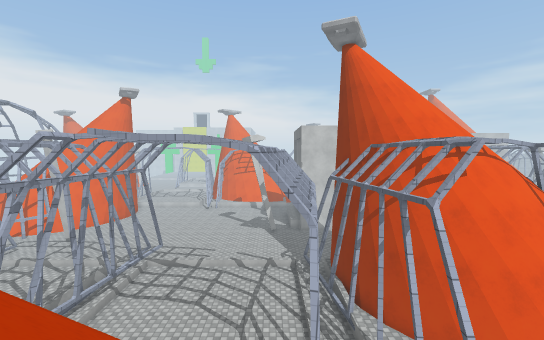
view 1 (above)

24 first-person views from a walk through a scene from a Unity 3-D project. The camera is 1.5 m above the floor, tilts 4° down and sees 90° across. The floor is counted in squares, 1 m on a side. Each view is taken from the middle of a square. On the plan, view 1 faces up. The plan holds only what a view shows up to about 14 squares ahead; the rest is blank. The place goes on beyond the plan. The player character is not drawn. Surface patterns are stand-ins for the level's own textures.

view 2
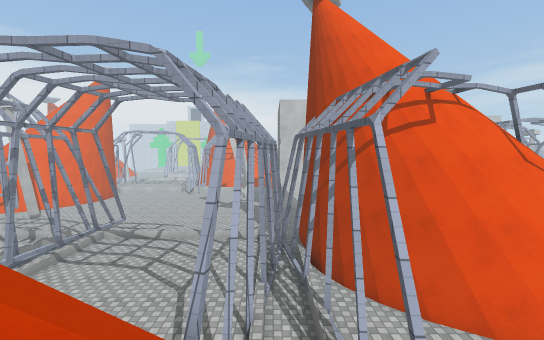

view 3
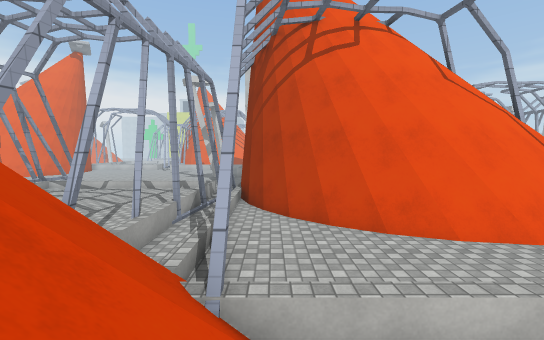

view 4
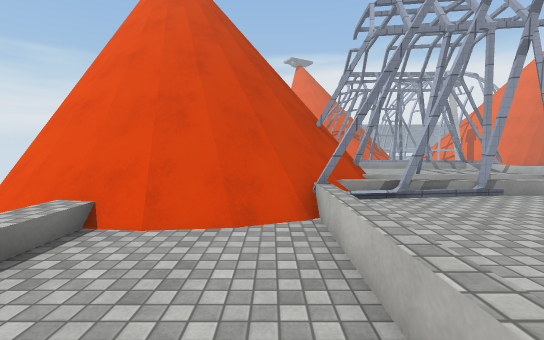

view 5
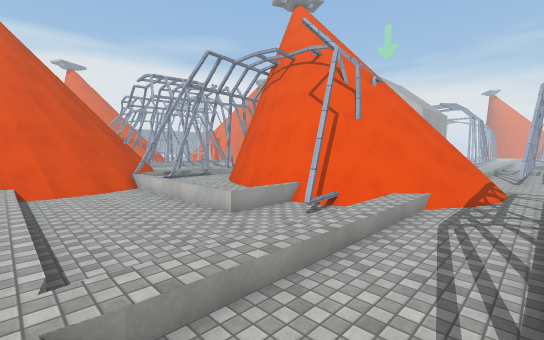

view 6
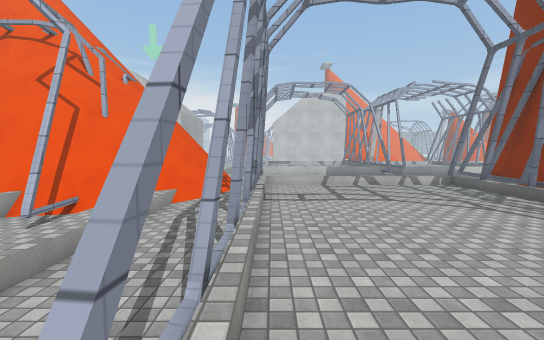

view 7
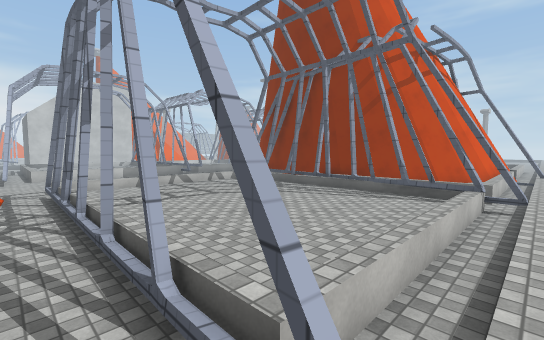

view 8
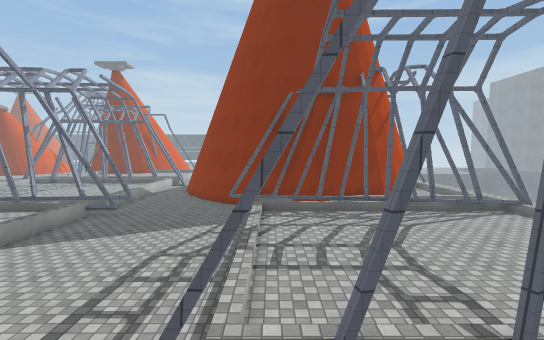

view 9
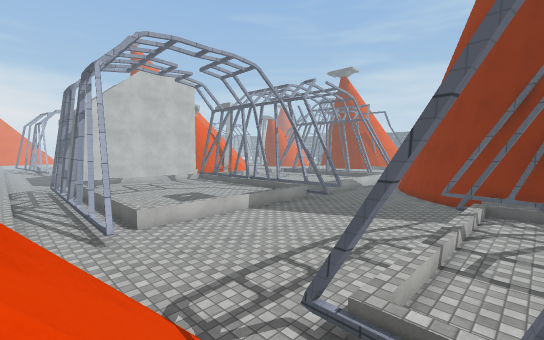

view 10
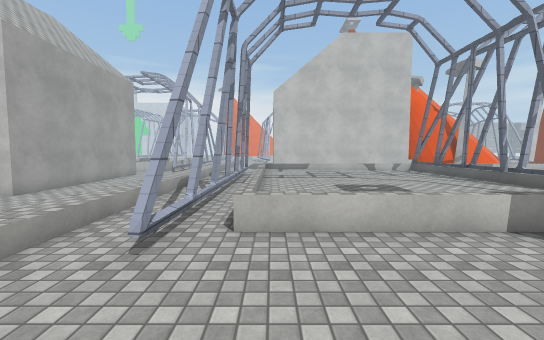

view 11
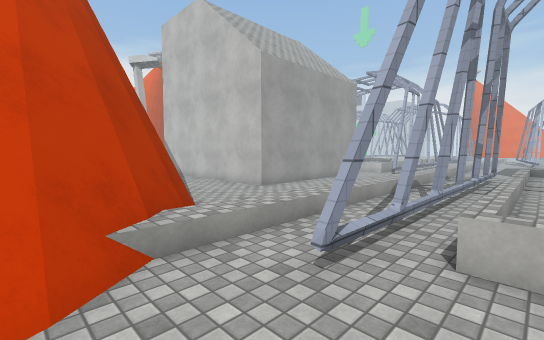

view 12
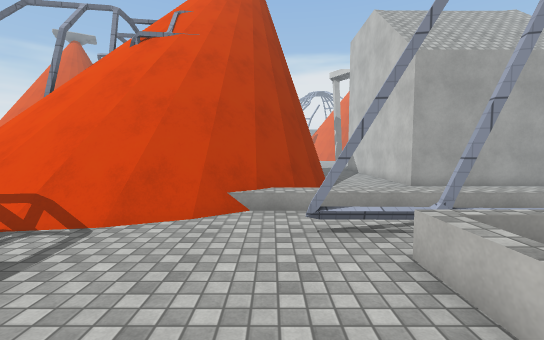

view 13
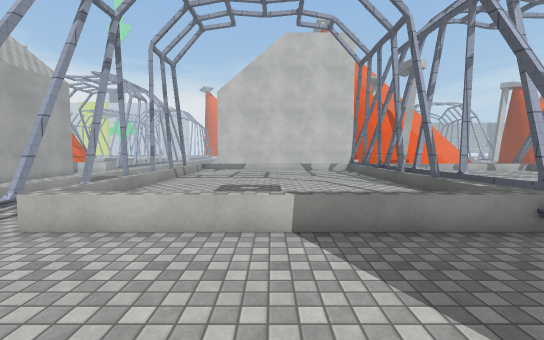

view 14
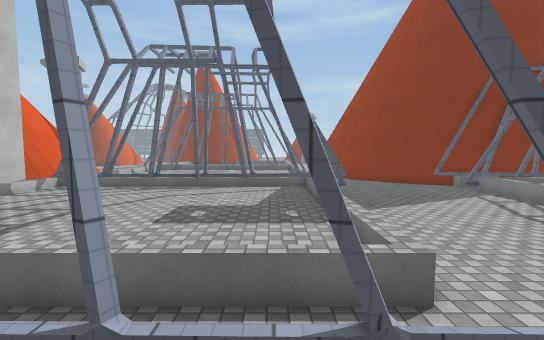

view 15
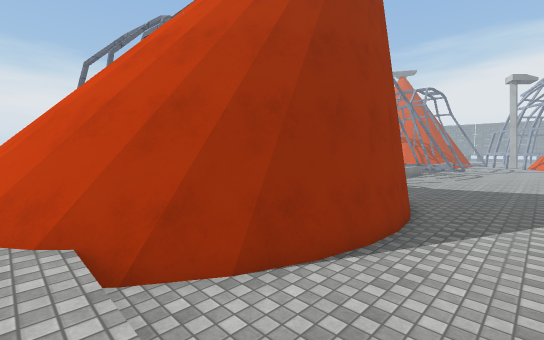

view 16
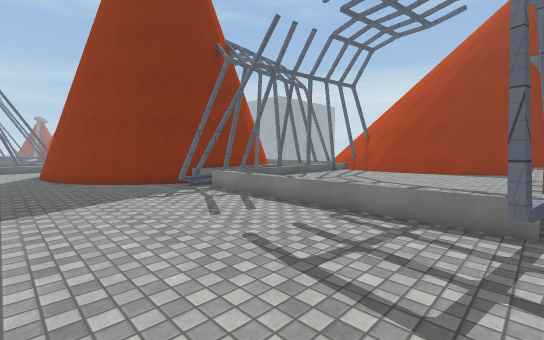

view 17
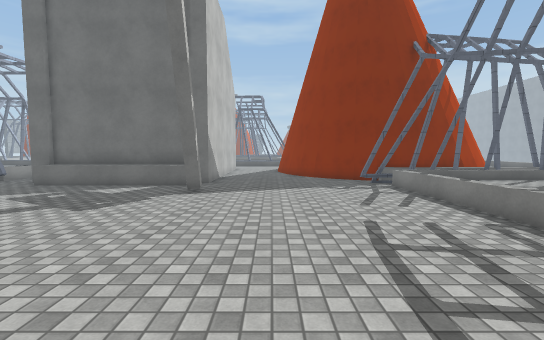

view 18
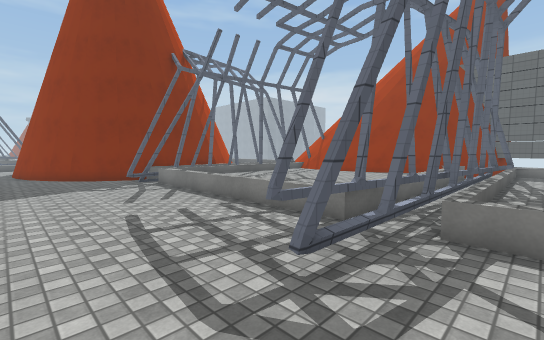

view 19
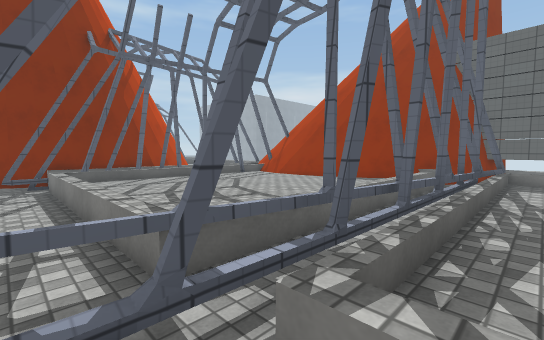

view 20
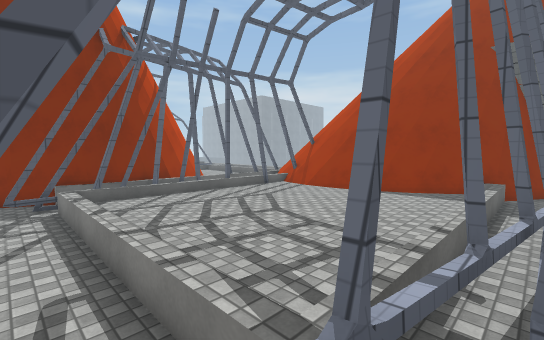

view 21
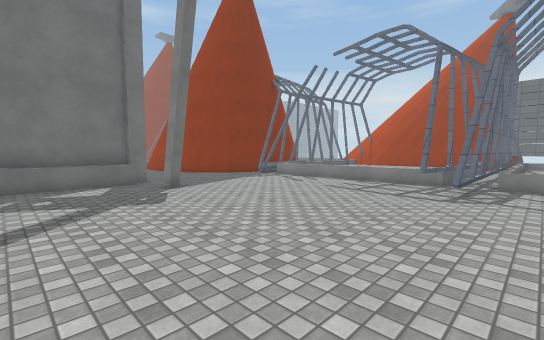

view 22
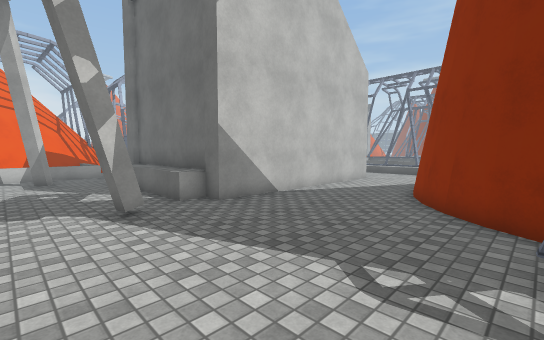

view 23
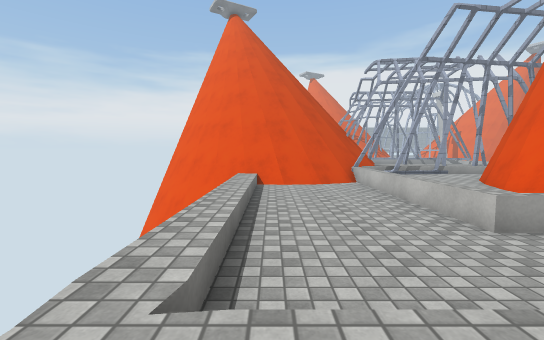

view 24
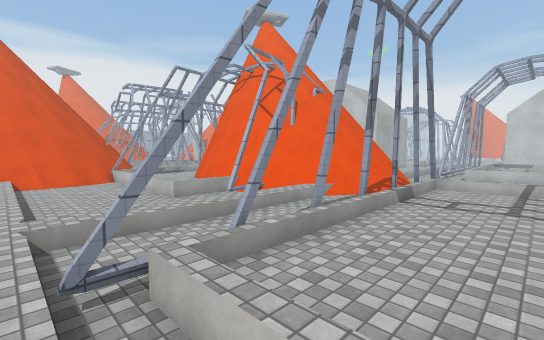

### Floor plan
Key: @ floor where view 1 was taken; # wall or solid block; x gap in a wall; . main floor; : floor 0.5 m higher than the main floor; + floor 0.75 m higher than the main floor; / step, stairs or slope; = window, fence, low wall or low ledge; ^ raised ledge; v drop or lower ground.
Columns run from 11 left of view 1 to 32 right of it. Each row starts with its distance up from view 1.
 30 . ...........^#        #..  /...^^^^^^^^^^
 29  ............^#        #..  /.#.^^^^^^^^^#
 28 .............^#        #.. ./...^^^^^^^^^^
 27 .............^#        #.. ./..^^^^^^^^^^^
 26 .............^#        #.. ./...^^^^^^^^^^ ^
 25 ...........#..##########.. ./.#.^^^^^^^^^^ ^
 24 .......................... ./...^^^^^^^^^^#^
 23 ............................/...^^^^^^^^^^=^
 22 ............................/.#.^^^^^^^^^^#
 21 ...................######=../...^^^^^^^^^^=
 20 .................###    ###//.#..........##
 19 ..##............##       ###/..............
 18 ../=...........##   vvvvv ##=..............
 17 ^^#=^^^^^^^^^#x#         vv##=.............
 16 ^^##^^^^^^^^^^^#     ///    ##.............
 15 ^^#^^^^^^^^^^^## vv/ ////////##.............
 14 ^^^^^^^^^^^^^^=#  vv///////////...........#.
 13 ^^#^^^^^^^^^^^##  vv  //////////=........#=#
 12 ^^#^^^^^^^^^^^###  vvvx#////////:::::::::###
 11 ^^^^^^^^^^^^^^####  vvv//#////.#:::::::::/=#
 10 ^^#^^^^^^^^^^..=###   vv//////./:::::::::/##
  9 ^^=^^^^^^^^^^..=#####  ##v=//..=:::::::::/#
  8 ^^#^^^^^^^^^^..=::=#######=//../:::::::::=
  7 ^^#^^^^^=##=^..::::: ====#=./../:::::::::/
  6 ^^#^^^###vvv#=//::::::  +.#./..=:::::::::=
  5 ^^.^^##  vvv#//# :::::  +.../../:::::::::# ^
  4   .##   v vv///#=========.../..=:::::::::# ^
  3   .#   vvv///////.........../../:::::::::# ^
  2   ##  vvv////////.........../..#:::::::::= ^
  1 ###  vv //////////........../../:::::::::# ^
  0      v  ///@/////#........../..#.........#..
 -1         ////// #=:::::::::://///////////////
 -2         //     #=v   vvvv
 -3           vvvvv#v
 -4         vvvvvvvvv
 -5           vvvvvvv

Positions as (right, up) in squares from view 1, and headings:
1: (0, 0), facing up
2: (2, 1), facing up
3: (5, 1), facing up
4: (11, 3), facing left
5: (20, -1), facing up-left
6: (21, -1), facing up
7: (19, -1), facing up-right
8: (17, 12), facing right
9: (17, 11), facing up-right
10: (21, 16), facing up
11: (21, 17), facing up-left
12: (24, 19), facing left
13: (25, 16), facing up
14: (17, 23), facing right
15: (17, 24), facing down-left
16: (-8, 23), facing down-right
17: (-10, 22), facing right
18: (-11, 22), facing down-right
19: (-11, 18), facing down-right
20: (-9, 18), facing down-right
21: (-11, 30), facing down-right
22: (-2, 18), facing up-right
23: (18, 0), facing left
24: (24, -1), facing up-left
